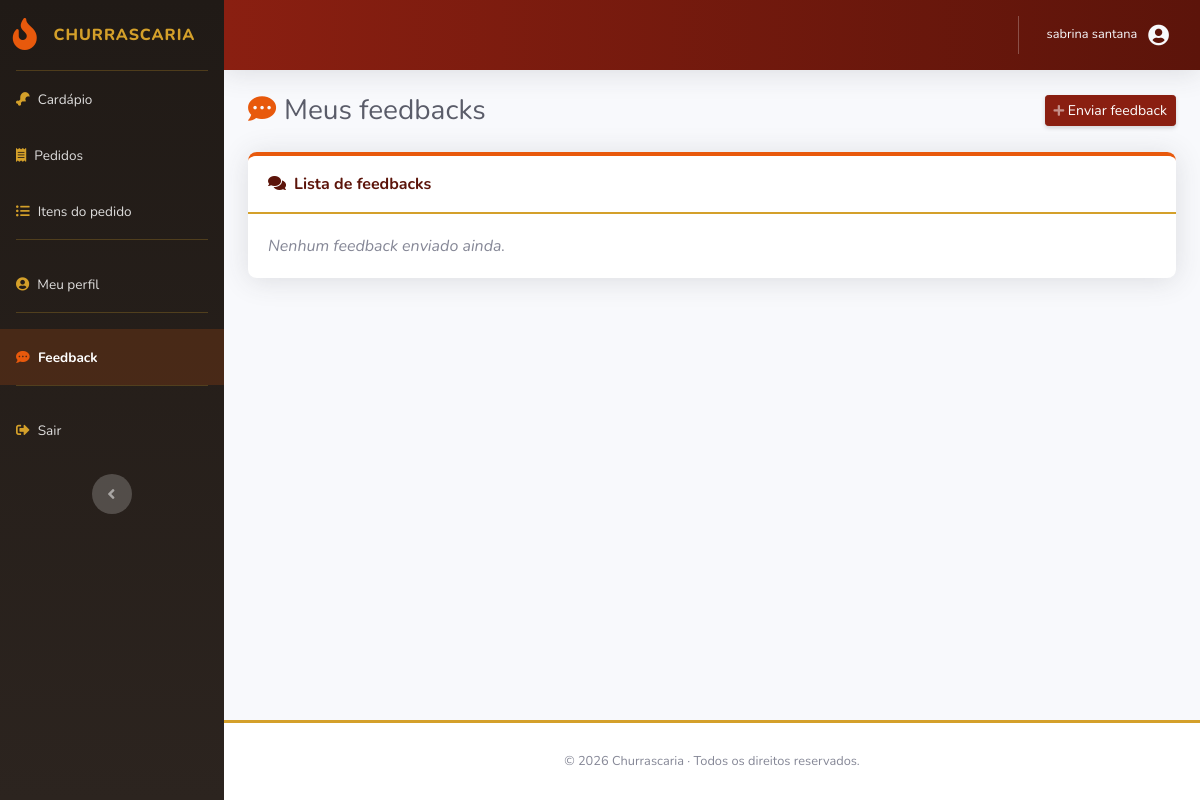
/feedbacks/ (signed in), run on an earlier commit of the app's database.
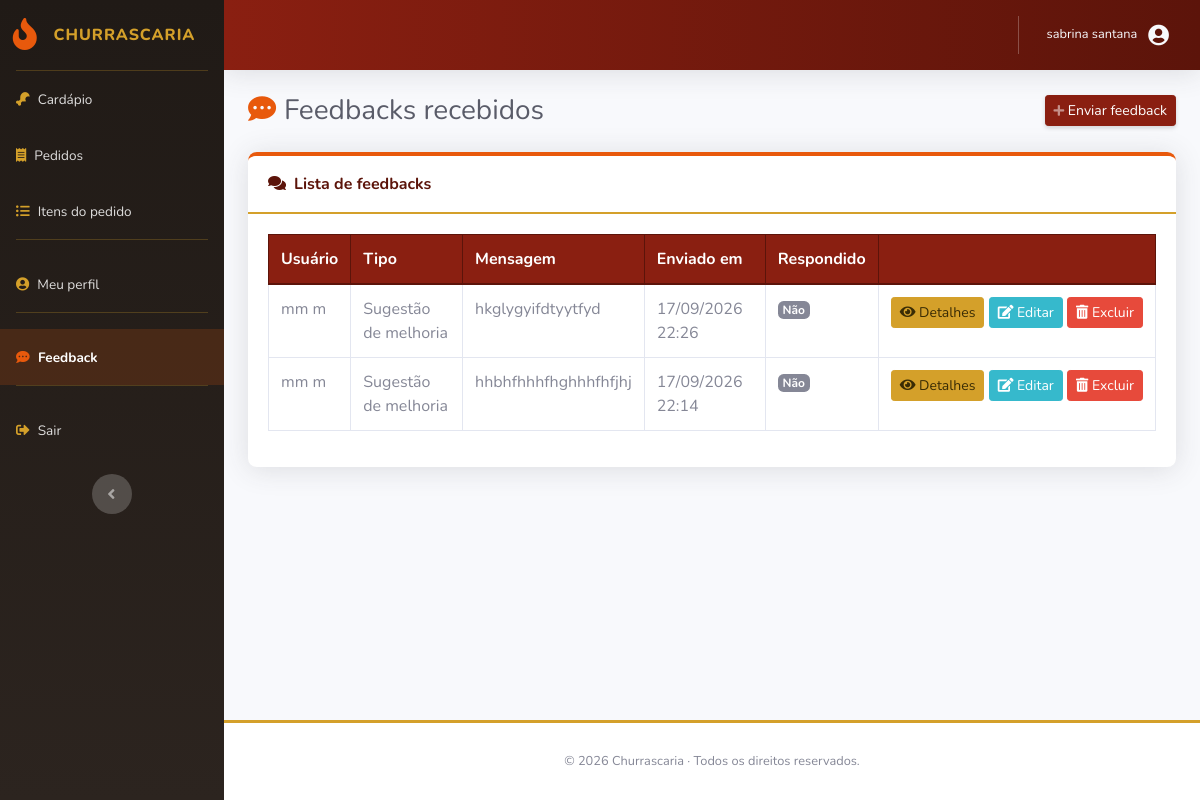
And on a later commit of the database.
### feedback/models.py (models this page shows, shortened)
class Feedback(models.Model):
    TIPO_CHOICES = [
        ('SUGESTAO', 'Sugestão de melhoria'),
        ('PROBLEMA', 'Problema / erro no sistema'),
        ('ELOGIO', 'Elogio'),
        ('OUTRO', 'Outro'),
    ]
    usuario = models.ForeignKey(User, on_delete=models.CASCADE, related_name='feedbacks')
    tipo = models.CharField(max_length=20, choices=TIPO_CHOICES, default='SUGESTAO')
    mensagem = models.TextField()
    criado_em = models.DateTimeField(auto_now_add=True)
    respondido = models.BooleanField(default=False)
    class Meta:
        ordering = ['-criado_em']
        verbose_name = 'Feedback'
        verbose_name_plural = 'Feedbacks'

### feedback/views.py (the view)
# urls.py: path('', views.feedback_list, name='feedback_list'),
@login_required
def feedback_list(request):
    if request.user.has_perm('feedback.view_feedback'):
        feedbacks = Feedback.objects.all()
        todos = True
    else:
        feedbacks = Feedback.objects.filter(usuario=request.user)
        todos = False
    feedbacks = list(feedbacks.select_related('usuario'))
    for feedback in feedbacks:
        feedback.pode_alterar = (pode_editar_texto(request.user, feedback)
                                 or pode_responder(request.user, feedback))
        feedback.pode_excluir = pode_excluir(request.user, feedback)
    return render(request, 'feedback/feedback_list.html', {'feedbacks': feedbacks, 'todos': todos})

### feedback/views.py (called while the page is built)
def _e_autor(usuario, feedback):
    return feedback.usuario_id == usuario.pk

def pode_editar_texto(usuario, feedback):
    return _e_autor(usuario, feedback) and not feedback.respondido

def pode_responder(usuario, feedback):
    return usuario.has_perm('feedback.change_feedback') and not _e_autor(usuario, feedback)

def pode_excluir(usuario, feedback):
    return _e_autor(usuario, feedback) or usuario.has_perm('feedback.delete_feedback')

### templates/feedback/feedback_list.html (shortened to what this page needs)
{% extends 'base.html' %}
{% block content %}
    <div class="d-sm-flex align-items-center justify-content-between mb-4">
        <h1 class="h3 mb-0 text-gray-800 page-title">
            <i class="fas fa-comment-dots"></i>{% if todos %}Feedbacks recebidos{% else %}Meus feedbacks{% endif %}
        </h1>
        <a class="btn btn-primary btn-sm shadow-sm" href="{% url 'feedback_create' %}">
            <i class="fas fa-plus fa-sm text-white-50"></i> Enviar feedback
        </a>
    </div>
    <div class="card shadow card-espeto">
        <div class="card-header py-3"><i class="fas fa-comments mr-2"></i>Lista de feedbacks</div>
        <div class="card-body">
            {% if feedbacks %}
                <div class="table-responsive">
                    <table class="table table-bordered table-hover datatable" width="100%" cellspacing="0">
                        <thead>
                            <tr>
                                {% if todos %}<th>Usuário</th>{% endif %}
                                <th>Tipo</th>
                                <th>Mensagem</th>
                                <th>Enviado em</th>
                                <th>Respondido</th>
                                <th></th>
                            </tr>
                        </thead>
                        <tbody>
                            {% for feedback in feedbacks %}
                                <tr>
                                    {% if todos %}<td>{{ feedback.usuario.get_full_name|default:feedback.usuario.username }}</td>{% endif %}
                                    <td>{{ feedback.get_tipo_display }}</td>
                                    <td>{{ feedback.mensagem|truncatechars:60 }}</td>
                                    <td>{{ feedback.criado_em|date:"d/m/Y H:i" }}</td>
                                    <td>
                                        {% if feedback.respondido %}
                                            <span class="badge badge-success">Sim</span>
                                        {% else %}
                                            <span class="badge badge-secondary">Não</span>
                                        {% endif %}
                                    </td>
                                    <td class="text-nowrap">
                                        <a class="btn btn-warning btn-sm" href="{% url 'feedback_detail' feedback.pk %}"><i class="fas fa-eye"></i> Detalhes</a>
                                        {% if feedback.pode_alterar %}
                                            <a class="btn btn-info btn-sm" href="{% url 'feedback_update' feedback.pk %}"><i class="fas fa-edit"></i> Editar</a>
                                        {% endif %}
                                        {% if feedback.pode_excluir %}
                                            <a class="btn btn-danger btn-sm" href="{% url 'feedback_delete' feedback.pk %}"><i class="fas fa-trash-alt"></i> Excluir</a>
                                        {% endif %}
                                    </td>
                                </tr>
                            {% endfor %}
                        </tbody>
                    </table>
                </div>
            {% else %}
                <p class="text-muted font-italic mb-0">Nenhum feedback enviado ainda.</p>
            {% endif %}
        </div>
    </div>
{% endblock %}

### templates/base.html (shortened to what this page needs)
{% load static %}
<!DOCTYPE html>
<html lang="pt-br">
<head>
    <link href="{% static 'vendor/fontawesome-free/css/all.min.css' %}" rel="stylesheet" type="text/css">
    <link href="{% static 'vendor/datatables/dataTables.bootstrap4.min.css' %}" rel="stylesheet">
    <link href="{% static 'css/sb-admin-2.min.css' %}" rel="stylesheet">
    <link href="{% static 'css/churrascaria-theme.css' %}" rel="stylesheet">
</head>
<body id="page-top">
<div id="wrapper">
    <ul class="navbar-nav bg-gradient-primary sidebar sidebar-dark accordion" id="accordionSidebar">
        <a class="sidebar-brand d-flex align-items-center justify-content-center" href="{% url 'home' %}">
            <div class="sidebar-brand-icon"><i class="fas fa-fire"></i></div>
            <div class="sidebar-brand-text mx-3">Churrascaria</div>
        </a>
        <hr class="sidebar-divider my-0">
        {% if perms.item.view_item %}
        <li class="nav-item {% if request.resolver_match.url_name == 'item_list' or request.resolver_match.url_name == 'item_detail' or request.resolver_match.url_name == 'item_create' %}active{% endif %}">
            <a class="nav-link" href="{% url 'item_list' %}">
                <i class="fas fa-drumstick-bite"></i>
                <span>Cardápio</span>
            </a>
        </li>
        {% endif %}
        {% if perms.pedido.view_pedido %}
        <li class="nav-item {% if 'pedido' in request.resolver_match.url_name and 'itempedido' not in request.resolver_match.url_name %}active{% endif %}">
            <a class="nav-link" href="{% url 'pedido_list' %}">
                <i class="fas fa-receipt"></i>
                <span>Pedidos</span>
            </a>
        </li>
        {% endif %}
        {% if perms.itempedido.view_itempedido %}
        <li class="nav-item {% if 'itempedido' in request.resolver_match.url_name %}active{% endif %}">
            <a class="nav-link" href="{% url 'itempedido_list' %}">
                <i class="fas fa-list-ul"></i>
                <span>Itens do pedido</span>
            </a>
        </li>
        {% endif %}
        {% if user.cliente %}
        <hr class="sidebar-divider">
        <li class="nav-item {% if 'cliente' in request.resolver_match.url_name %}active{% endif %}">
            <a class="nav-link" href="{% url 'cliente_detail' user.cliente.pk %}">
                <i class="fas fa-user-circle"></i>
                <span>Meu perfil</span>
            </a>
        </li>
        {% endif %}
        {% if user.is_authenticated %}
        <hr class="sidebar-divider">
        <li class="nav-item {% if 'feedback' in request.resolver_match.url_name %}active{% endif %}">
            <a class="nav-link" href="{% url 'feedback_list' %}">
                <i class="fas fa-comment-dots"></i>
                <span>Feedback</span>
            </a>
        </li>
        {% endif %}
        <hr class="sidebar-divider">
        {% if user.is_authenticated %}
        <li class="nav-item">
            <a class="nav-link" href="#" data-toggle="modal" data-target="#modalLogout">
                <i class="fas fa-sign-out-alt"></i>
                <span>Sair</span>
            </a>
        </li>
        {% endif %}
        <div class="text-center d-none d-md-inline mt-3">
            <button class="rounded-circle border-0" id="sidebarToggle"></button>
        </div>
    </ul>
    <div id="content-wrapper" class="d-flex flex-column">
        <div id="content">
            <nav class="navbar navbar-expand navbar-light topbar mb-4 static-top shadow">
                <ul class="navbar-nav ml-auto">
                    {% if user.is_authenticated %}
                        <li class="nav-item dropdown no-arrow">
                            <a class="nav-link dropdown-toggle" href="#" id="userDropdown" role="button"
                               data-toggle="dropdown" aria-haspopup="true" aria-expanded="false">
                                <span class="mr-2 d-none d-lg-inline text-gray-100 small">
                                    {{ user.get_full_name|default:user.username }}
                                </span>
                                <i class="fas fa-user-circle fa-fw fa-lg text-gray-100"></i>
                            </a>
                        </li>
                    {% else %}
                        <li class="nav-item">
                            <a class="nav-link text-gray-100" href="{% url 'login' %}">Entrar</a>
                        </li>
                    {% endif %}
                </ul>
            </nav>
            <div class="container-fluid">
                {% block content %}{% endblock %}
            </div>
        </div>
        <footer class="sticky-footer bg-white">
            <div class="container my-auto">
                <div class="copyright text-center my-auto">
                    <span>&copy; {% now "Y" %} Churrascaria &middot; Todos os direitos reservados.</span>
                </div>
            </div>
        </footer>
    </div>
</div>
</body>
</html>

### static/css/churrascaria-theme.css (style rules this page uses)
:root { --churrasco-brasa: #8a1f11; --churrasco-brasa-escura: #5c140a; --churrasco-fogo: #e8590c; --churrasco-dourado: #d4a02a; --churrasco-carvao: #201a16; --churrasco-carvao-claro: #2c241f; --churrasco-creme: #f7f2ea; }
body { background-color: var(--churrasco-creme); font-family: 'Nunito', -apple-system, BlinkMacSystemFont, 'Segoe UI', Roboto, Arial, sans-serif; }
.sidebar { background: linear-gradient(180deg, var(--churrasco-carvao) 0%, var(--churrasco-carvao-claro) 100%) !important; }
.sidebar .sidebar-brand { color: var(--churrasco-dourado) !important; font-family: 'Nunito', sans-serif; font-weight: 800; letter-spacing: 0.06rem; }
.sidebar .sidebar-brand-icon i { color: var(--churrasco-fogo); }
.sidebar hr.sidebar-divider { border-top: 1px solid rgba(212, 160, 42, 0.25); }
.sidebar .nav-item .nav-link { color: rgba(255, 255, 255, 0.85); }
.sidebar .nav-item .nav-link i { color: var(--churrasco-dourado); }
.sidebar .nav-item .nav-link:hover, .sidebar .nav-item.active .nav-link { color: #fff; background-color: rgba(232, 89, 12, 0.18); }
.sidebar .nav-item.active .nav-link i { color: var(--churrasco-fogo); }
#sidebarToggle { background-color: rgba(212, 160, 42, 0.15); }
.topbar { background: linear-gradient(90deg, var(--churrasco-brasa) 0%, var(--churrasco-brasa-escura) 100%) !important; }
.topbar .nav-item .nav-link { color: rgba(255, 255, 255, 0.9) !important; }
.btn-primary, .badge-primary { background-color: var(--churrasco-brasa); border-color: var(--churrasco-brasa); }
.btn-warning, .badge-warning { background-color: var(--churrasco-dourado); border-color: var(--churrasco-dourado); color: #3a2c05; }
a { color: var(--churrasco-brasa); }
.card { border: none; border-radius: 0.55rem; box-shadow: 0 0.15rem 1.2rem 0 rgba(58, 32, 20, 0.12); }
.card-header { background-color: #fff; border-bottom: 2px solid var(--churrasco-dourado); border-radius: 0.55rem 0.55rem 0 0 !important; font-weight: 700; color: var(--churrasco-brasa-escura); }
.card.card-espeto { border-top: 4px solid var(--churrasco-fogo); }
.table thead th { background-color: var(--churrasco-brasa); color: #fff; border-color: var(--churrasco-brasa-escura); vertical-align: middle; white-space: nowrap; }
.sticky-footer { background-color: #fff; border-top: 3px solid var(--churrasco-dourado); }
.page-title i { color: var(--churrasco-fogo); margin-right: 0.5rem; }

What changed in the data, as far as the page shows it:
added Feedback: usuario.get_full_name "mm m", tipo "Sugestão de melhoria", mensagem "hkglygyifdtyytfyd", criado_em "17/09/2026 22:26", respondido "Não", shows "Editar", shows "Excluir"
added Feedback: usuario.get_full_name "mm m", tipo "Sugestão de melhoria", mensagem "hhbhfhhhfhghhhfhfjhj", criado_em "17/09/2026 22:14", respondido "Não", shows "Editar", shows "Excluir"
Also different on the page:
text no longer shown: "Meus feedbacks Nenhum feedback enviado ainda."
text now shown: "Feedbacks recebidos Usuário Tipo Mensagem Enviado em Respondido"
